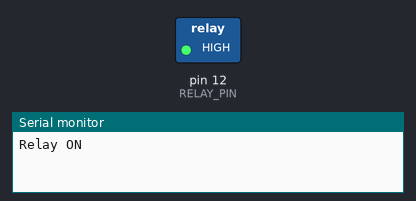
A sketch run on a simulated Arduino Uno, built with avr-gcc and run on an emulated ATmega328P. Shown: switched loads named in the sketch (green lamp = pin HIGH), the last lines printed to the serial monitor.

Above: at 1.0 s.
At 3.0 s:
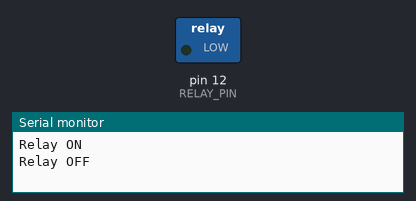
Timing chart, 0 to 5.2 s (numbered marks = the images above):
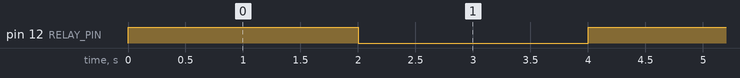

Measured:
- by itself, pin 12 (RELAY_PIN): alternates HIGH for 2.0 s and LOW for 2.0 s

The sketch:

relay.ino
```cpp
// Define the GPIO pin for the relay control
#define RELAY_PIN 12  // Change this to your chosen GPIO pin

void setup() {
  // Initialize the relay control pin as output
  pinMode(RELAY_PIN, OUTPUT);

  // Start the serial communication to monitor the status
  Serial.begin(115200);
}

void loop() {
  // Turn relay on (close the switch)
  digitalWrite(RELAY_PIN, HIGH);
  Serial.println("Relay ON");

  // Wait for 2 seconds
  delay(2000);

  // Turn relay off (open the switch)
  digitalWrite(RELAY_PIN, LOW);
  Serial.println("Relay OFF");

  // Wait for 2 seconds
  delay(2000);
}
```
